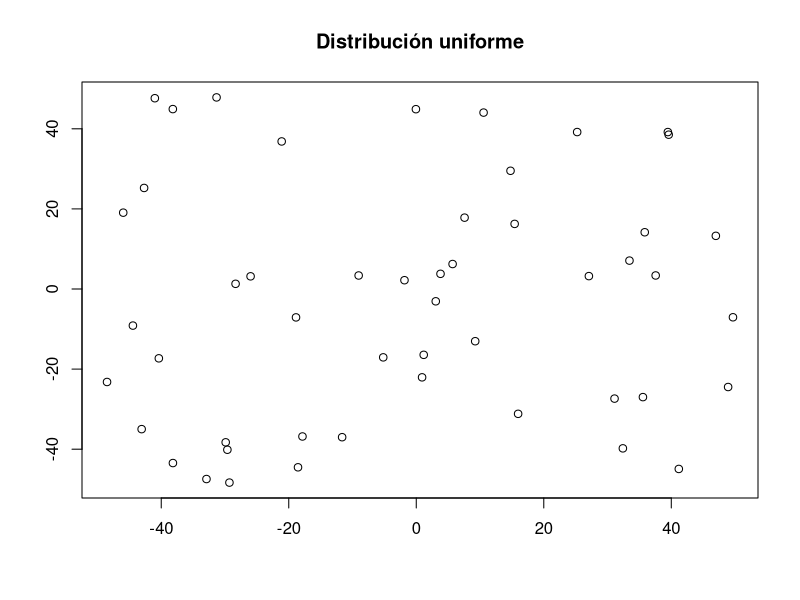
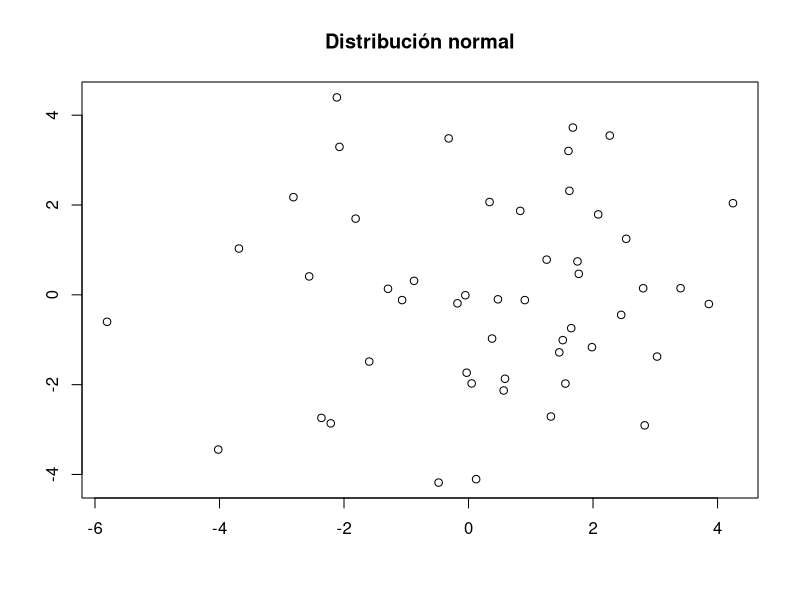
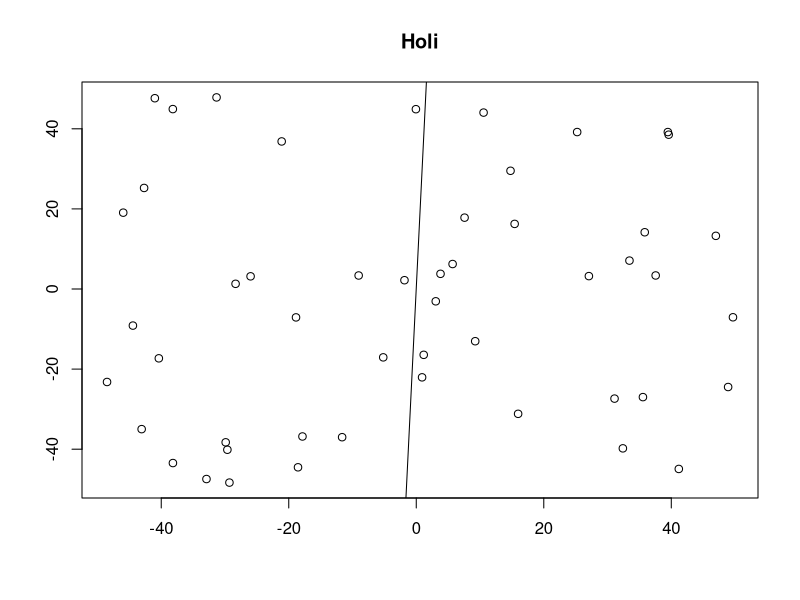

These charts were generated, in order, by the following R code:
## ---- chunk 1
simula_unif <- function(N, dim, rango){
  res <- data.frame(matrix(nrow = N, ncol = dim))

  for(i in 1:N){
    res[i,] <- runif(dim, rango[1], rango[length(rango)])
  }

  return(res)
}
## ---- chunk 2
simula_gauss <- function(N, dim, sigma){
  res <- data.frame(matrix(nrow = N, ncol = dim))

  for(i in 1:N){
    res[i,] <- rnorm(dim, sd = sqrt(sigma))
  }

  return(res)
}
## ---- chunk 3
lista1 <- simula_unif(50, 2, -50:50)
lista2 <- simula_gauss(50, 2, 5:7)

# print(lista1)

plot(lista1[,1], lista1[,2], main = "Distribución uniforme", xlab = "", ylab = "")
## ---- chunk 4
plot(lista2[,1], lista2[,2], main = "Distribución normal", xlab = "", ylab = "")
# abline(a = 2, b = 5)
## ---- chunk 5
simulaRecta <- function(intervalo){
  A <- runif(2, intervalo[1], intervalo[length(intervalo)])
  B<- runif(2, intervalo[1], intervalo[length(intervalo)])
  
  m <- (A[2] - B[2]) / (A[1] - B[1])
  b <- A[2] - m * A[1]
  
  return(c(m,b))
}


## ---- chunk 6
coeff <- simulaRecta(-50:50)

plot(lista1[,1], lista1[,2], main = "Holi", xlab = "", ylab = "")
abline(a = coeff[1], b = coeff[2])
